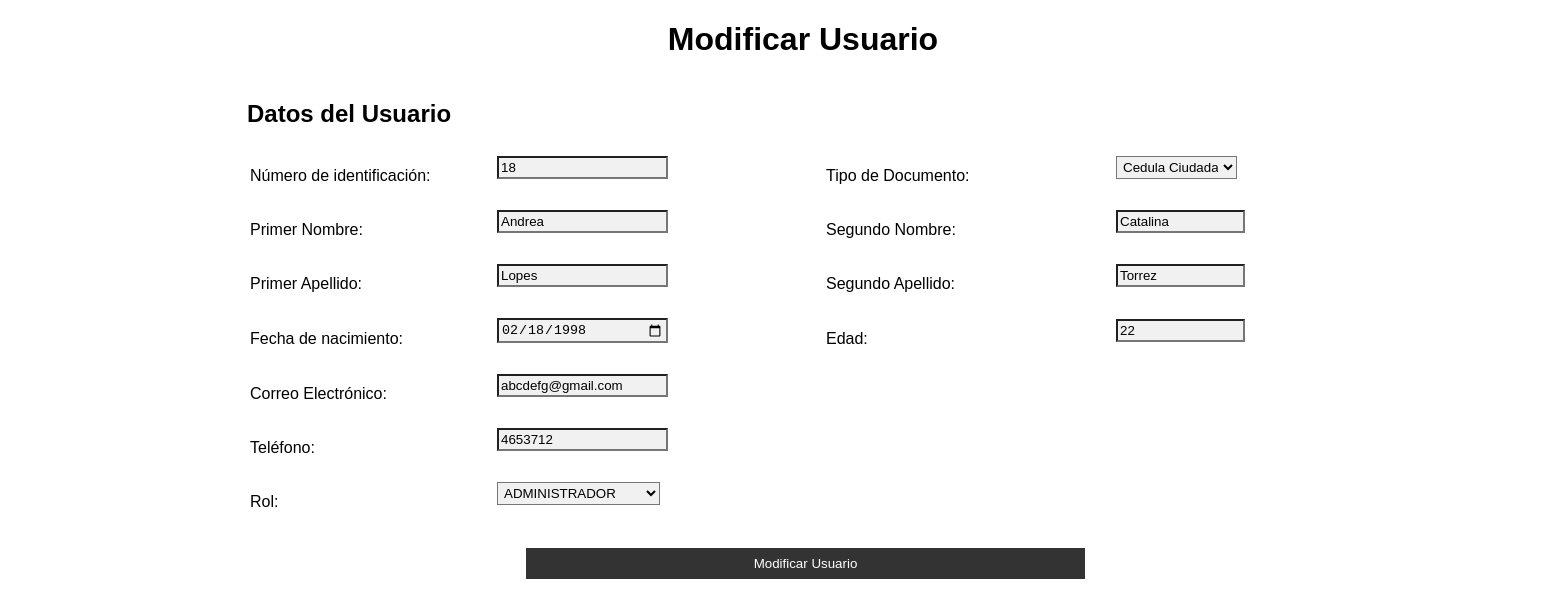
/appausaweb/modificarUsuario1.php?id=18 (signed in), run on the app's committed database.
### tables this page shows
CREATE TABLE `usuario` (
  `cc` bigint(10) NOT NULL,
  `tipo_doc` varchar(45) NOT NULL,
  `pnombre` varchar(45) NOT NULL,
  `snombre` varchar(45) DEFAULT NULL,
  `papellido` varchar(45) NOT NULL,
  `sapellido` varchar(45) NOT NULL,
  `fecha_nam` date NOT NULL,
  `edad` int(2) NOT NULL,
  `correo_electronico` varchar(150) NOT NULL,
  `telefono` varchar(10) NOT NULL,
  `rol` varchar(45) DEFAULT NULL,
  `e` int(1) NOT NULL
);

### appausaweb/mcript.php (called while the page is built, shortened)
<?php
$clave  = 'appausa usbbog';
$method = 'aes-256-cbc';
$iv = base64_decode("C9fBxl1AgWcxY1/M8jfstw==");
 $teldesencriptar = function($num){
	$cad = strval($num);
	if (strlen($cad) == 10){
		$mitad1 = substr($cad, 0, -5);
		$mitad2 = substr($cad, -5, 6);
		return  $mitad1[2].$mitad1[3].$mitad1[1].$mitad1[4].$mitad1[0].$mitad2[2].$mitad2[3].$mitad2[1].$mitad2[4].$mitad2[0];
	} elseif(strlen($cad) == 7){
		return $cad[3].$cad[5].$cad[4].$cad[0].$cad[6].$cad[2].$cad[1];
	}
 };
 $desencriptar = function ($valor) use ($method, $clave, $iv) {
     return openssl_decrypt($valor, $method, $clave, false, $iv);
 };
 ?>

### appausaweb/modificarUsuario1.php (the view, shortened to what this page needs)
<?php
	include_once("conexion.php");
	$con=mysqli_connect($host,$usuario,$clave,$bd) or die("ERROR");
	mysqli_set_charset($con,"utf8");
 ?>
<!DOCTYPE html PUBLIC "-//W3C//DTD XHTML 1.0 Transitional//EN" "http://www.w3.org/TR/xhtml1/DTD/xhtml1-transitional.dtd">
<html xmlns="http://www.w3.org/1999/xhtml">
<head>
<link href="multi/formularios.css" rel="stylesheet" type="text/css" />
</head>
<body>
<div id="apDiv1">
<h1 align="center">Modificar Usuario</h1>
<div id="apDiv2">
<h2>Datos del Usuario</h2>
<?php
$id=$_GET['id'];
$sql="SELECT * from usuario where cc = $id;";
$result=mysqli_query($con,$sql);
while($row=mysqli_fetch_array($result)){
	include_once ("mcript.php");
	$vcorreo = $desencriptar($row['correo_electronico']);
	$vtel = $row['telefono'];
	$vtel = $teldesencriptar($vtel);
?>
<form>
<table width="1114" height="274" border="0">
  <tr>
    <td width="243"><p>Número de identificación: </p></td>
    <td width="325"><input type="text" name="cnumdoc" value="<?php echo $row['cc']?>" pattern="^((\d{8})|(\d{10})|(\d{11})|(\d{6}-\d{5}))?$" required="required" readonly="readonly"/></td>
        <td width="286"><p>Tipo de Documento: </p></td>
    <td width="242"><select name="ctipodoc" >
    <option selected value="<?php echo $row['tipo_doc']; ?>"><?php echo $row['tipo_doc']?></option>
</select></td>
  </tr>
  <tr>
    <td><p>Primer Nombre: </p></td>
    <td><input type="text" name="cpnombre" value="<?php echo $row['pnombre']?>" autofocus required /></td>
    <td width="286"><p>Segundo Nombre: </p></td>
    <td width="242"><input type="text" name="csnombre" value="<?php if (!is_null($row['snombre'])) {echo $row['snombre'];}?>"autofocus /></td>
  </tr>
  <tr>
    <td><p>Primer Apellido: </p></td>
    <td><input type="text" name="cpapellido" value="<?php echo $row['papellido']?>" autofocus required /></td>
    <td><p>Segundo Apellido: </p></td>
    <td><input type="text" name="csapellido" value="<?php echo $row['sapellido']?>" autofocus required /></td>
  </tr>
  <tr>
    <td><p>Fecha de nacimiento:</p></td>
    <td><input type="date" name="cfechanam" value="<?php echo $row['fecha_nam']?>" autofocus required /></td>
    <td><p>Edad:</p></td>
    <td><input type="number" name="cedad" value="<?php echo $row['edad']?>" autofocus required /></td>
  </tr>
  <tr>
    <td><p>Correo Electrónico:</p></td>
    <td><input type="email" name="ccorreo" value="<?php
	 echo $vcorreo?>" pattern="^[a-zA-Z0-9.!#$%&'*+/=?^_`{|}~-]+@[a-zA-Z0-9-]+(?:\.[a-zA-Z0-9-]+)*$" required /></td>
  </tr>
  <tr>
    <td><p>Teléfono:</p></td>
    <td><input type="tel" value="<?php echo $vtel?>" pattern"^[0-9]\d{7,10}$" title="El numero de telefono debe ser de 7 o 10 digitos" name="ctelefono" /></td>
  </tr>
  <tr>
    <td><p>Rol:</p></td>
    <td><select name="crol">
    <?php
		$sql="SELECT * from rol;";
		$result=mysqli_query($con,$sql);
		 ?>
  <option selected value="<?php echo $row['rol']?>"><?php echo $row['rol'] ?></option>
  </select></td>
  </tr>
  <?php }?>
</table>
<p align="center">
  <button type="submit" name="mod">Modificar Usuario</button>
</form>
</div>
</div>
</body>
</html>

### appausaweb/multi/formularios.css (style rules this page uses)
input[type=text], input[type=password],input[type=date] ,input[type=email],input[type=tel],input[type=number], select { width: 50%; padding: 2px; margin: 5px 0 22px 0; display: inline-table border: none; background: #f1f1f1; alignment-baseline:text-before-edge; font:Arial, Helvetica, sans-serif; }
p { font-family:Arial, Helvetica, sans-serif; }
button { background-color: #333; color: white; padding: 8px 10px; margin: 2px 0; border: thick; cursor: pointer; width: 50%; }

### appausaweb/modificarUsuario1.php (style rules this page uses)
BODY { font-family:Arial, Helvetica, sans-serif }
#apDiv1 { position: absolute; left: 0px; top: 0px; width: 1606px; height: 720px; z-index: 1; }
#apDiv2 { position: absolute; left: 247px; top: 80px; width: 1117px; height: 546px; z-index: 2; }

### data on the page
usuario: cnumdoc "18", ctipodoc "Cedula Ciudadania", cpnombre "Andrea", csnombre "Catalina", cpapellido "Lopes", csapellido "Torrez", cfechanam "02/18/1998", cedad "22", ccorreo "abcdefg@gmail.com", ctelefono "4653712", crol "ADMINISTRADOR"
